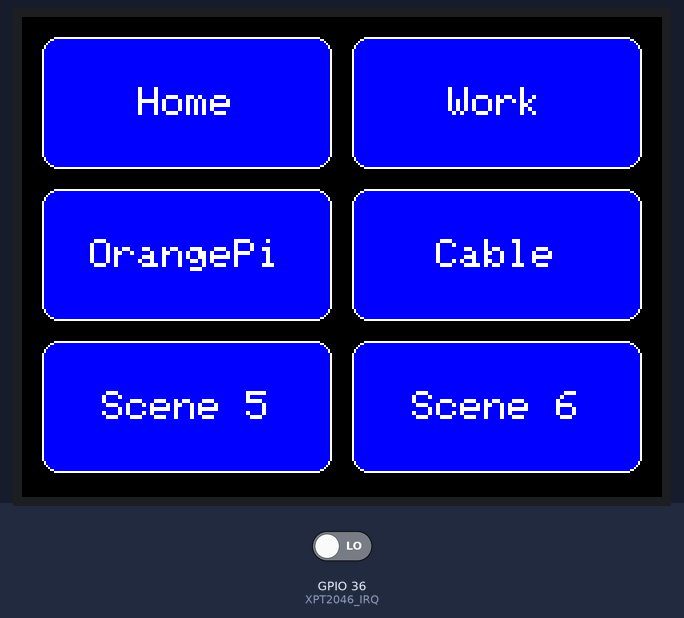
Bench run of a program on a simulated ESP32. Parts: 320×240 colour display. The test bench sets the inputs (shaded band); at power-on: GPIO 36 (XPT2046_IRQ) LOW. What the program prints to the serial monitor is not drawn.

Above: at 0.8 s.

The program:

main.cpp
```cpp
/**
 * ESP32 CYD HDMI Matrix Switch Controller
 *
 * Controls an HDMI matrix switch via serial commands (115200 baud, 8N1)
 * Features a 6-button touch interface on the Cheap Yellow Display
 */

#include <Arduino.h>
#include <TFT_eSPI.h>
#include <SPI.h>

// TFT Display instance
TFT_eSPI tft = TFT_eSPI();

// Touch calibration data for CYD
#define TOUCH_THRESHOLD 600
#define XPT2046_IRQ 36
#define XPT2046_MOSI 32
#define XPT2046_MISO 39
#define XPT2046_CLK 25
#define XPT2046_CS 33

// Serial port configuration for HDMI matrix switch
#define MATRIX_SERIAL Serial2
#define MATRIX_RX 16
#define MATRIX_TX 17
#define MATRIX_BAUD 115200

// Button layout configuration
#define BUTTON_ROWS 3
#define BUTTON_COLS 2
#define BUTTON_COUNT 6
#define BUTTON_MARGIN 10
#define BUTTON_SPACING 10

// Colors
#define BUTTON_COLOR TFT_BLUE
#define BUTTON_PRESSED_COLOR TFT_DARKGREEN
#define BUTTON_TEXT_COLOR TFT_WHITE
#define BACKGROUND_COLOR TFT_BLACK

// Button structure
struct Button {
    int16_t x, y, w, h;
    uint8_t id;
    String label;
    String command;
    bool pressed;
};

Button buttons[BUTTON_COUNT];
int buttonWidth, buttonHeight;

// Touch variables
SPIClass touchSPI = SPIClass(HSPI);
uint16_t touchX = 0, touchY = 0;
bool touched = false;

/**
 * Initialize the touch controller
 */
void initTouch() {
    touchSPI.begin(XPT2046_CLK, XPT2046_MISO, XPT2046_MOSI, XPT2046_CS);
    pinMode(XPT2046_CS, OUTPUT);
    digitalWrite(XPT2046_CS, HIGH);
    pinMode(XPT2046_IRQ, INPUT);
}

/**
 * Read touch coordinates from XPT2046
 */
bool getTouch(uint16_t &x, uint16_t &y) {
    if (digitalRead(XPT2046_IRQ) != LOW) {
        return false;
    }

    // Take multiple samples for stability
    const int samples = 5;
    uint32_t rawX = 0;
    uint32_t rawY = 0;

    touchSPI.beginTransaction(SPISettings(2500000, MSBFIRST, SPI_MODE0));

    for (int i = 0; i < samples; i++) {
        digitalWrite(XPT2046_CS, LOW);
        delayMicroseconds(10);

        // Read X coordinate (0xD0 command)
        touchSPI.transfer(0xD0);
        delayMicroseconds(10);
        uint16_t x_val = touchSPI.transfer(0x00) << 8;
        x_val |= touchSPI.transfer(0x00);
        rawX += x_val >> 3;

        // Read Y coordinate (0x90 command)
        touchSPI.transfer(0x90);
        delayMicroseconds(10);
        uint16_t y_val = touchSPI.transfer(0x00) << 8;
        y_val |= touchSPI.transfer(0x00);
        rawY += y_val >> 3;

        digitalWrite(XPT2046_CS, HIGH);
        delayMicroseconds(10);
    }

    touchSPI.endTransaction();

    // Average the samples
    rawX /= samples;
    rawY /= samples;

    // CYD calibration values for rotation 1 (landscape)
    // The touch controller is rotated relative to the display
    // Map and swap axes to match display orientation
    int16_t tempX = map(rawY, 400, 3800, 0, 320);  // rawY maps to screen X
    int16_t tempY = map(rawX, 300, 3700, 0, 240);  // rawX maps to screen Y

    // Assign swapped coordinates
    x = tempX;
    y = tempY;

    // Constrain to screen bounds
    x = constrain(x, 0, 319);
    y = constrain(y, 0, 239);

    return true;
}

/**
 * Draw a button on the display
 */
void drawButton(Button &btn) {
    uint16_t color = btn.pressed ? BUTTON_PRESSED_COLOR : BUTTON_COLOR;

    tft.fillRoundRect(btn.x, btn.y, btn.w, btn.h, 8, color);
    tft.drawRoundRect(btn.x, btn.y, btn.w, btn.h, 8, TFT_WHITE);

    tft.setTextColor(BUTTON_TEXT_COLOR);
    tft.setTextDatum(MC_DATUM);
    tft.setTextSize(2);
    tft.drawString(btn.label, btn.x + btn.w / 2, btn.y + btn.h / 2);
}

/**
 * Initialize buttons with labels and commands
 */
void initButtons() {
    // Calculate button dimensions
    int totalWidth = tft.width() - (2 * BUTTON_MARGIN) - ((BUTTON_COLS - 1) * BUTTON_SPACING);
    int totalHeight = tft.height() - (2 * BUTTON_MARGIN) - ((BUTTON_ROWS - 1) * BUTTON_SPACING);
    buttonWidth = totalWidth / BUTTON_COLS;
    buttonHeight = totalHeight / BUTTON_ROWS;

    // Define button labels and commands for HDMI matrix switch
    // Modify these commands according to your HDMI matrix switch protocol
    String labels[BUTTON_COUNT] = {"Home", "Work", "OrangePi", "Cable", "Scene 5", "Scene 6"};
    String commands[BUTTON_COUNT] = {
        "MT00SW0101NT\r\n",  // Switch output 1 to input 1
        "MT00SW0102NT\r\n",  // Switch output 1 to input 2
        "MT00SW0103NT\r\n",  // Switch output 1 to input 3
        "MT00SW0104NT\r\n",  // Switch output 1 to input 4
        "MT00SW0105NT\r\n",  // Switch output 1 to input 5
        "MT00SW0106NT\r\n"   // Switch output 1 to input 6
    };

    // Create buttons in a grid layout
    int index = 0;
    for (int row = 0; row < BUTTON_ROWS; row++) {
        for (int col = 0; col < BUTTON_COLS; col++) {
            if (index < BUTTON_COUNT) {
                buttons[index].x = BUTTON_MARGIN + col * (buttonWidth + BUTTON_SPACING);
                buttons[index].y = BUTTON_MARGIN + row * (buttonHeight + BUTTON_SPACING);
                buttons[index].w = buttonWidth;
                buttons[index].h = buttonHeight;
                buttons[index].id = index + 1;
                buttons[index].label = labels[index];
                buttons[index].command = commands[index];
                buttons[index].pressed = false;

                // Debug: Print button boundaries
                //Serial.printf("Button %d (%s): x=%d-%d, y=%d-%d\n",
                //    index + 1, labels[index].c_str(),
                //    buttons[index].x, buttons[index].x + buttons[index].w,
                //    buttons[index].y, buttons[index].y + buttons[index].h);

                drawButton(buttons[index]);
                index++;
            }
        }
    }
}

/**
 * Check if a touch point is within a button
 */
int checkButtonPress(uint16_t x, uint16_t y) {
    for (int i = 0; i < BUTTON_COUNT; i++) {
        if (x >= buttons[i].x && x <= (buttons[i].x + buttons[i].w) &&
            y >= buttons[i].y && y <= (buttons[i].y + buttons[i].h)) {
            //Serial.printf("Touch (%d,%d) matched Button %d bounds: x=%d-%d, y=%d-%d\n",
            //    x, y, i + 1, buttons[i].x, buttons[i].x + buttons[i].w,
            //    buttons[i].y, buttons[i].y + buttons[i].h);
            return i;
        }
    }
    //Serial.printf("Touch (%d,%d) did not match any button\n", x, y);
    return -1;
}

/**
 * Send command to HDMI matrix switch
 */
void sendMatrixCommand(String command) {
    MATRIX_SERIAL.print(command);
    //Serial.println("Sent command: " + command);
}

/**
 * Setup function
 */
void setup() {
    // Initialize USB serial for debugging
    Serial.begin(115200);
    //Serial.println("ESP32 CYD HDMI Matrix Controller Starting...");

    // Initialize matrix switch serial interface
    MATRIX_SERIAL.begin(MATRIX_BAUD, SERIAL_8N1, MATRIX_RX, MATRIX_TX);
    //Serial.println("Matrix Serial initialized at 115200 baud (8N1)");

    // Initialize TFT display
    tft.init();
    tft.setRotation(1); // Landscape orientation
    tft.fillScreen(BACKGROUND_COLOR);

    // Set backlight to full brightness
    pinMode(TFT_BL, OUTPUT);
    digitalWrite(TFT_BL, HIGH);

    // Initialize touch controller
    initTouch();

    // Draw title
    tft.setTextColor(TFT_WHITE, BACKGROUND_COLOR);
    tft.setTextDatum(TC_DATUM);
    tft.setTextSize(2);
    //tft.drawString("HDMI Matrix Control", tft.width() / 2, 5);

    delay(500);

    // Initialize and draw buttons
    initButtons();

    //Serial.println("Setup complete!");
}

/**
 * Main loop
 */
void loop() {
    static int lastButton = -1;
    static unsigned long lastTouchTime = 0;
    static bool touchHandled = false;

    // Read touch input
    if (getTouch(touchX, touchY)) {
        unsigned long currentTime = millis();

        // Debounce touch input (wait 200ms between touches)
        if (currentTime - lastTouchTime > 200 && !touchHandled) {
            // Debug output for touch coordinates
            Serial.printf("Touch detected at screen coordinates: (%d, %d)\n", touchX, touchY);

            int buttonIndex = checkButtonPress(touchX, touchY);

            if (buttonIndex >= 0) {
                Serial.printf("Button %d pressed at (%d, %d)\n", buttonIndex + 1, touchX, touchY);

                // Visual feedback
                buttons[buttonIndex].pressed = true;
                drawButton(buttons[buttonIndex]);

                // Send command to HDMI matrix switch
                sendMatrixCommand(buttons[buttonIndex].command);

                lastButton = buttonIndex;
                touchHandled = true;
            }

            lastTouchTime = currentTime;
        }
    } else {
        // Touch released
        if (touchHandled && lastButton >= 0) {
            delay(150); // Keep button highlighted briefly
            buttons[lastButton].pressed = false;
            drawButton(buttons[lastButton]);
            lastButton = -1;
        }
        touchHandled = false;
    }

    // Small delay to prevent excessive polling
    delay(10);
}
```
